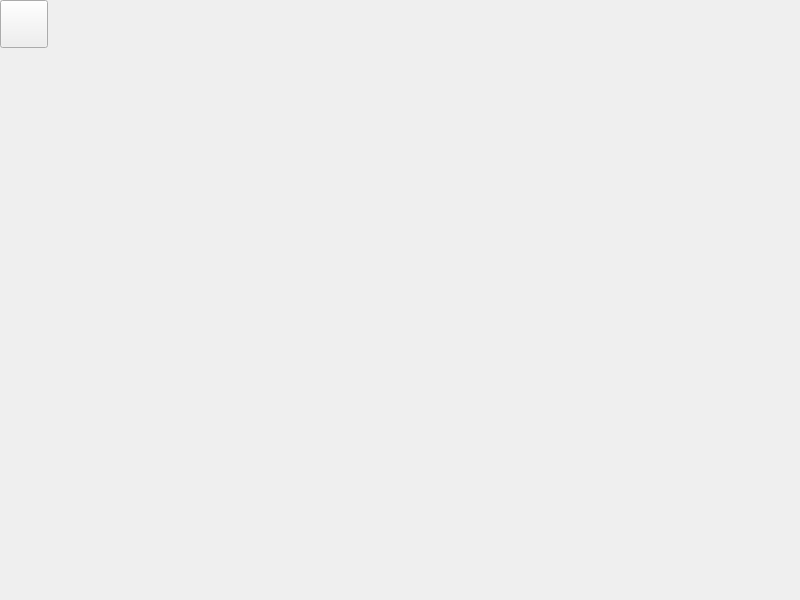
<?xml version="1.0" encoding="UTF-8"?>
<ui version="4.0">
 <class>MainWindow</class>
 <widget class="QMainWindow" name="MainWindow">
  <property name="geometry">
   <rect>
    <x>0</x>
    <y>0</y>
    <width>800</width>
    <height>600</height>
   </rect>
  </property>
  <property name="windowTitle">
   <string>Capture Card Viewer</string>
  </property>
  <widget class="QWidget" name="centralwidget">
   <widget class="QPushButton" name="togglePickerWindow">
    <property name="geometry">
     <rect>
      <x>0</x>
      <y>0</y>
      <width>48</width>
      <height>48</height>
     </rect>
    </property>
    <property name="text">
     <string/>
    </property>
    <property name="icon">
     <iconset theme="QIcon::ThemeIcon::DocumentProperties"/>
    </property>
    <property name="iconSize">
     <size>
      <width>48</width>
      <height>48</height>
     </size>
    </property>
    <property name="checkable">
     <bool>true</bool>
    </property>
   </widget>
  </widget>
 </widget>
 <resources/>
 <connections/>
</ui>
